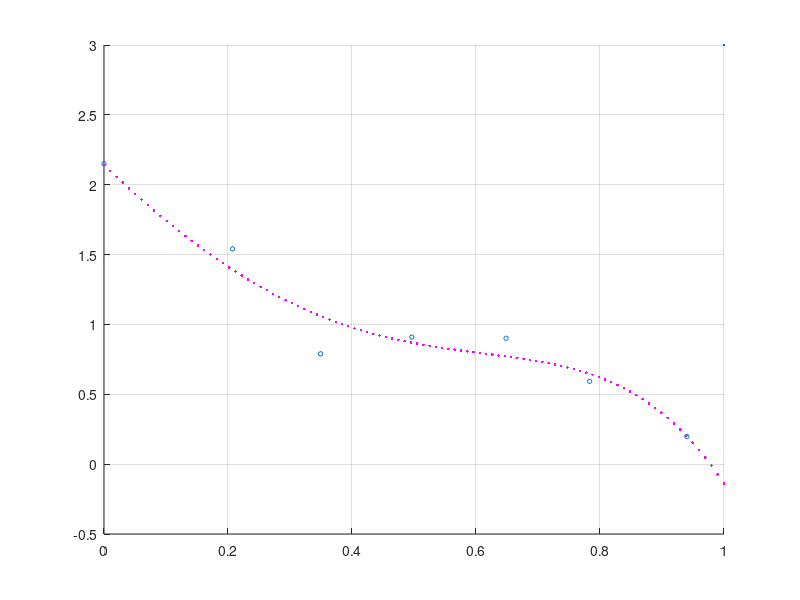

The MATLAB source for this figure: (Note: this script raises an error after producing the figure.)
clear ; close all;

%percent of way in semester
x =[0  0.2072  0.3494 0.4965  0.6485  0.7833  0.9400]';
%bank balance ($K)
y =[2.150 1.541  0.790 0.909  0.901  0.593 0.198]' ;

% implement regularized linear regression with lambda=.001
scatter(x, y, 10, MarkerFaceColor='red', MarkerEdgeColor='blue')
grid on

% Create a NxK matrix
degree = 5;
X = ones(length(x), degree+1);

% populate the matrix
for i = 1:degree
    X(:, i+1) = x.^i;
end

% compute the coefficents with regularizer
lambda = 0.001;
I = eye(degree+1);
I(1,1) = 0; % set the top left element to zero to exclude regularization of the constant term
theta = (X'*X + lambda*I)\(X'*y);

% use those coefficients in plot
x_fit = linspace(0, 1, 100)';
y_fit = theta(1) + theta(2)*x_fit + theta(3)*x_fit.^2 + theta(4)*x_fit.^3 + theta(5)*x_fit.^4 + theta(6)*x_fit.^5;


% calculate the avgSqErr
avgSqErr=sum((y-X*theta).^2)./length(y);


hold on
plot(x_fit, y_fit, '.m', LineWidth=3)
xlabel("Percent Through Semester", FontSize=12)
ylabel("Bank Account Balance ($K)", FontSize=12)
title(sprintf('%1.0fth order fit, \\lambda=%1.3f, avgSqErr=%.6f',degree, lambda, avgSqErr), FontSize=14, FontWeight="normal")

print -dpng HW3Q6.png
